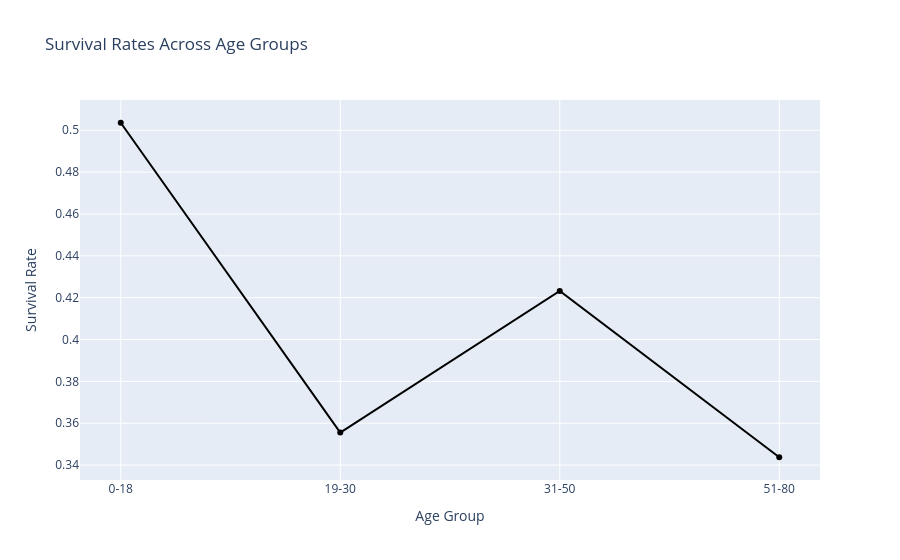

Notebook source saved alongside this figure:
### Markdown cell above
Task 3: Plotly - Interactive Visualizations
Using the Titanic dataset:
i   Create an interactive line chart showing survival rates across age groups.
ii  Plot a 3D scatter plot for age, fare, and survival status.
iii Design an interactive pie chart showing the distribution of passenger classes.
(Ensure hover effects and legends are included)

### Code cell
import pandas as pd
import plotly.express as px
import seaborn as sns

titanic = sns.load_dataset("titanic")

titanic['age_group'] = pd.cut(titanic['age'], bins=[0, 18, 30, 50, 80], labels=['0-18', '19-30', '31-50', '51-80'])

survival_rate = titanic.groupby('age_group')['survived'].mean().reset_index()

fig = px.line(
    survival_rate,
    x='age_group',
    y='survived',
    title='Survival Rates Across Age Groups',
    labels={'survived': 'Survival Rate', 'age_group': 'Age Group'},
    markers=True
)

fig.update_traces(line=dict(color='black'))
fig.show()

### Figure 1 — Plotly figure (JSON) as saved in the notebook; plotly's stock layout.template omitted (floating-point values rounded to 4 significant figures)
{"data": [{"hovertemplate": "Age Group=%{x}<br>Survival Rate=%{y}<extra></extra>", "legendgroup": "", "line": {"color": "black", "dash": "solid"}, "marker": {"symbol": "circle"}, "mode": "lines+markers", "name": "", "orientation": "v", "showlegend": false, "type": "scatter", "x": ["0-18", "19-30", "31-50", "51-80"], "xaxis": "x", "y": [0.5036, 0.3556, 0.4232, 0.3438], "yaxis": "y"}], "layout": {"legend": {"tracegroupgap": 0}, "title": {"text": "Survival Rates Across Age Groups"}, "xaxis": {"anchor": "y", "domain": [0, 1], "title": {"text": "Age Group"}}, "yaxis": {"anchor": "x", "domain": [0, 1], "title": {"text": "Survival Rate"}}}}
